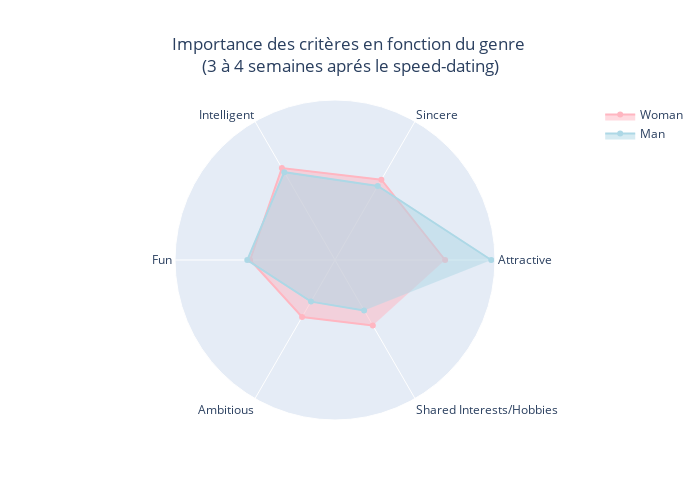

This figure's notebook cell:
### Code cell
# 3 à 4 semaines aprés le speed-dating
plot_attribute_expectations_per_genre(participant_df, ["attr1_3", "sinc1_3", "intel1_3", "fun1_3", "amb1_3", "shar1_3"], "Importance des critères en fonction du genre \n(3 à 4 semaines aprés le speed-dating)", palette_gender_label, "image_04.png")

### Figure 1 — Plotly figure (JSON) as saved in the notebook; plotly's stock layout.template omitted (floating-point values rounded to 4 significant figures)
{"data": [{"fill": "toself", "line": {"color": "lightpink"}, "name": "Woman", "r": [20.57, 17.31, 19.85, 15.85, 12.29, 14.13], "theta": ["Attractive", "Sincere", "Intelligent", "Fun", "Ambitious", "Shared Interests/Hobbies"], "type": "scatterpolar"}, {"fill": "toself", "line": {"color": "lightblue"}, "name": "Man", "r": [29.18, 15.98, 18.95, 16.39, 8.976, 10.87], "theta": ["Attractive", "Sincere", "Intelligent", "Fun", "Ambitious", "Shared Interests/Hobbies"], "type": "scatterpolar"}], "layout": {"height": 500, "polar": {"radialaxis": {"visible": false}}, "showlegend": true, "title": {"text": "Importance des critères en fonction du genre <br>(3 à 4 semaines aprés le speed-dating)", "x": 0.5}, "width": 700}}
